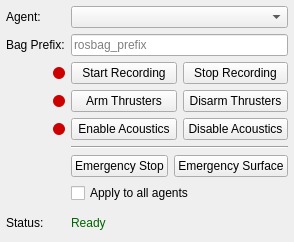
<?xml version="1.0" encoding="UTF-8"?>
<ui version="4.0">

  <!--
  @file coug_utils.ui
  @brief UI for the CougUtilsPanel rqt plugin.
  @author Nelson Durrant
  @date June 2026
  -->

  <class>coug_utils</class>
  <widget class="QWidget" name="coug_utils">
    <property name="minimumSize">
      <size>
        <width>160</width>
        <height>242</height>
      </size>
    </property>
    <property name="windowTitle">
      <string>CoUGARs Utils</string>
    </property>
    <layout class="QGridLayout" name="gridLayout">
      <property name="leftMargin">
        <number>6</number>
      </property>
      <property name="topMargin">
        <number>6</number>
      </property>
      <property name="rightMargin">
        <number>6</number>
      </property>
      <property name="bottomMargin">
        <number>6</number>
      </property>
      <property name="verticalSpacing">
        <number>6</number>
      </property>

      <!-- Row 0: Agent Selection -->
      <item row="0" column="0">
        <widget class="QLabel" name="label_agent">
          <property name="text">
            <string>Agent:</string>
          </property>
        </widget>
      </item>
      <item row="0" column="1" colspan="3">
        <widget class="QComboBox" name="agent_selector">
          <property name="sizePolicy">
            <sizepolicy hsizetype="Expanding" vsizetype="Fixed">
              <horstretch>0</horstretch>
              <verstretch>0</verstretch>
            </sizepolicy>
          </property>
          <property name="editable">
            <bool>false</bool>
          </property>
        </widget>
      </item>

      <!-- Row 1: Bag Prefix -->
      <item row="1" column="0">
        <widget class="QLabel" name="label_bag_prefix">
          <property name="text">
            <string>Bag Prefix:</string>
          </property>
        </widget>
      </item>
      <item row="1" column="1" colspan="3">
        <widget class="QLineEdit" name="bag_prefix">
          <property name="sizePolicy">
            <sizepolicy hsizetype="Expanding" vsizetype="Fixed">
              <horstretch>0</horstretch>
              <verstretch>0</verstretch>
            </sizepolicy>
          </property>
          <property name="placeholderText">
            <string>rosbag_prefix</string>
          </property>
        </widget>
      </item>

      <!-- Row 2: Rosbag Record Start / Stop -->
      <item row="2" column="0" alignment="Qt::AlignRight|Qt::AlignVCenter">
        <widget class="QLabel" name="rosbag_indicator">
          <property name="minimumSize">
            <size><width>12</width><height>12</height></size>
          </property>
          <property name="maximumSize">
            <size><width>12</width><height>12</height></size>
          </property>
          <property name="styleSheet">
            <string notr="true">background-color: #cc0000; border-radius: 6px;</string>
          </property>
          <property name="text">
            <string/>
          </property>
        </widget>
      </item>
      <item row="2" column="1" colspan="3">
        <layout class="QHBoxLayout" name="horizontalLayout_rosbag">
          <item>
            <widget class="QPushButton" name="rosbag_start">
              <property name="sizePolicy">
                <sizepolicy hsizetype="Expanding" vsizetype="Fixed">
                  <horstretch>0</horstretch>
                  <verstretch>0</verstretch>
                </sizepolicy>
              </property>
              <property name="text">
                <string>Start Recording</string>
              </property>
            </widget>
          </item>
          <item>
            <widget class="QPushButton" name="rosbag_stop">
              <property name="sizePolicy">
                <sizepolicy hsizetype="Expanding" vsizetype="Fixed">
                  <horstretch>0</horstretch>
                  <verstretch>0</verstretch>
                </sizepolicy>
              </property>
              <property name="text">
                <string>Stop Recording</string>
              </property>
            </widget>
          </item>
        </layout>
      </item>

      <!-- Row 3: Arm / Disarm -->
      <item row="3" column="0" alignment="Qt::AlignRight|Qt::AlignVCenter">
        <widget class="QLabel" name="armed_indicator">
          <property name="minimumSize">
            <size><width>12</width><height>12</height></size>
          </property>
          <property name="maximumSize">
            <size><width>12</width><height>12</height></size>
          </property>
          <property name="styleSheet">
            <string notr="true">background-color: #cc0000; border-radius: 6px;</string>
          </property>
          <property name="text">
            <string/>
          </property>
        </widget>
      </item>
      <item row="3" column="1" colspan="3">
        <layout class="QHBoxLayout" name="horizontalLayout_arm">
          <item>
            <widget class="QPushButton" name="arm">
              <property name="sizePolicy">
                <sizepolicy hsizetype="Expanding" vsizetype="Fixed">
                  <horstretch>0</horstretch>
                  <verstretch>0</verstretch>
                </sizepolicy>
              </property>
              <property name="text">
                <string>Arm Thrusters</string>
              </property>
            </widget>
          </item>
          <item>
            <widget class="QPushButton" name="disarm">
              <property name="sizePolicy">
                <sizepolicy hsizetype="Expanding" vsizetype="Fixed">
                  <horstretch>0</horstretch>
                  <verstretch>0</verstretch>
                </sizepolicy>
              </property>
              <property name="text">
                <string>Disarm Thrusters</string>
              </property>
            </widget>
          </item>
        </layout>
      </item>

      <!-- Row 4: Enable Acoustics / Disable Acoustics -->
      <item row="4" column="0" alignment="Qt::AlignRight|Qt::AlignVCenter">
        <widget class="QLabel" name="acoustics_indicator">
          <property name="minimumSize">
            <size><width>12</width><height>12</height></size>
          </property>
          <property name="maximumSize">
            <size><width>12</width><height>12</height></size>
          </property>
          <property name="styleSheet">
            <string notr="true">background-color: #cc0000; border-radius: 6px;</string>
          </property>
          <property name="text">
            <string/>
          </property>
        </widget>
      </item>
      <item row="4" column="1" colspan="3">
        <layout class="QHBoxLayout" name="horizontalLayout_acoustics">
          <item>
            <widget class="QPushButton" name="acoustics_on">
              <property name="sizePolicy">
                <sizepolicy hsizetype="Expanding" vsizetype="Fixed">
                  <horstretch>0</horstretch>
                  <verstretch>0</verstretch>
                </sizepolicy>
              </property>
              <property name="text">
                <string>Enable Acoustics</string>
              </property>
            </widget>
          </item>
          <item>
            <widget class="QPushButton" name="acoustics_off">
              <property name="sizePolicy">
                <sizepolicy hsizetype="Expanding" vsizetype="Fixed">
                  <horstretch>0</horstretch>
                  <verstretch>0</verstretch>
                </sizepolicy>
              </property>
              <property name="text">
                <string>Disable Acoustics</string>
              </property>
            </widget>
          </item>
        </layout>
      </item>

      <!-- Row 5: Separator -->
      <item row="5" column="1" colspan="3">
        <widget class="QFrame" name="separator">
          <property name="frameShape">
            <enum>QFrame::HLine</enum>
          </property>
          <property name="frameShadow">
            <enum>QFrame::Sunken</enum>
          </property>
        </widget>
      </item>

      <!-- Row 6: Emergency Stop / Emergency Surface -->
      <item row="6" column="1" colspan="3">
        <layout class="QHBoxLayout" name="horizontalLayout_emergency">
          <item>
            <widget class="QPushButton" name="emergency_stop">
              <property name="sizePolicy">
                <sizepolicy hsizetype="Expanding" vsizetype="Fixed">
                  <horstretch>0</horstretch>
                  <verstretch>0</verstretch>
                </sizepolicy>
              </property>
              <property name="text">
                <string>Emergency Stop</string>
              </property>
            </widget>
          </item>
          <item>
            <widget class="QPushButton" name="emergency_surface">
              <property name="sizePolicy">
                <sizepolicy hsizetype="Expanding" vsizetype="Fixed">
                  <horstretch>0</horstretch>
                  <verstretch>0</verstretch>
                </sizepolicy>
              </property>
              <property name="text">
                <string>Emergency Surface</string>
              </property>
            </widget>
          </item>
        </layout>
      </item>

      <!-- Row 7: Checkbox -->
      <item row="7" column="1" colspan="3">
        <widget class="QCheckBox" name="apply_all">
          <property name="text">
            <string>Apply to all agents</string>
          </property>
          <property name="checked">
            <bool>false</bool>
          </property>
        </widget>
      </item>

      <!-- Row 8: Status -->
      <item row="8" column="0">
        <widget class="QLabel" name="label_status">
          <property name="text">
            <string>Status:</string>
          </property>
        </widget>
      </item>
      <item row="8" column="1" colspan="3">
        <widget class="QLabel" name="status">
          <property name="styleSheet">
            <string notr="true">color: darkgreen;</string>
          </property>
          <property name="text">
            <string>Ready</string>
          </property>
          <property name="wordWrap">
            <bool>true</bool>
          </property>
          <property name="alignment">
            <set>Qt::AlignLeading|Qt::AlignLeft|Qt::AlignVCenter</set>
          </property>
        </widget>
      </item>

    </layout>
  </widget>

  <resources />
  <connections />
</ui>
